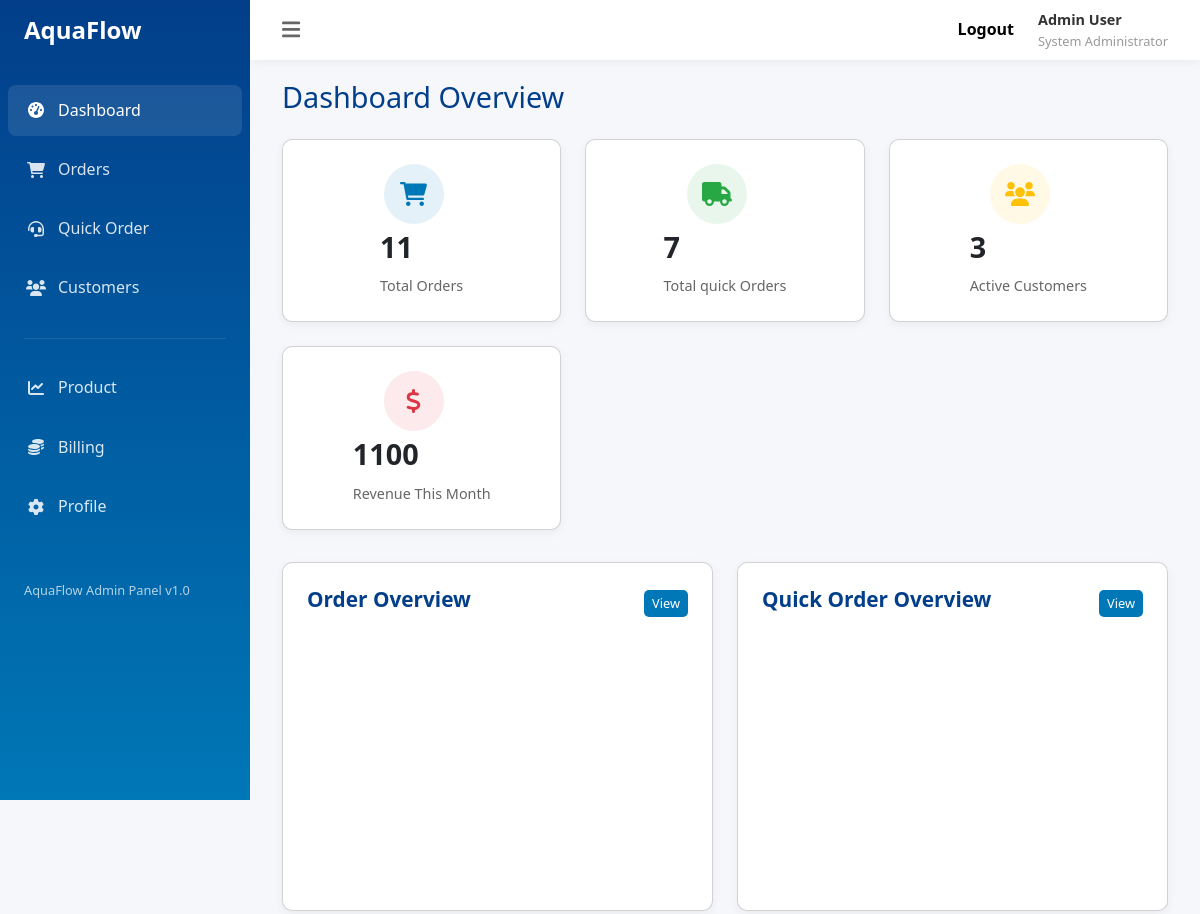
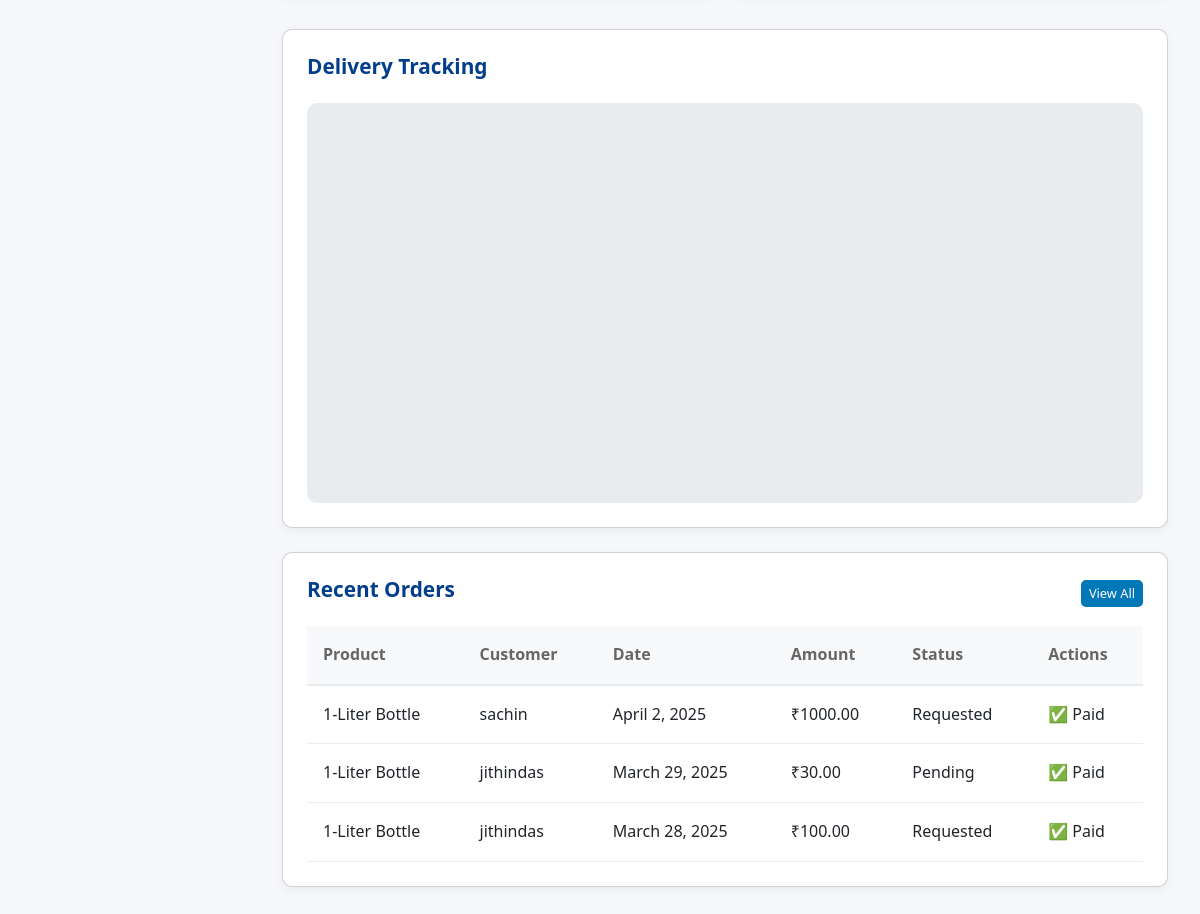
The page /admin on the database its author committed (2 pictures, top to bottom).
### app/models.py (models this page shows, shortened)
class Order(models.Model):
    STATUS_CHOICES = (
        ('Requested', 'Requested'),
        ('Pending', 'Pending'),
        ('Delivered', 'Delivered'),
        ('Cancelled', 'Cancelled'),
    )
    customer = models.ForeignKey(User, on_delete=models.CASCADE)
    product = models.ForeignKey(Product, on_delete=models.CASCADE)
    quantity = models.PositiveIntegerField()
    total_price = models.DecimalField(max_digits=10, decimal_places=2, blank=True, null=True)
    order_date = models.DateField()
    created_date=models.DateField(auto_now_add=True,null=True,blank=True)
    razorpay_order_id = models.CharField(max_length=100, blank=True, null=True)
    razorpay_payment_id = models.CharField(max_length=100, blank=True, null=True)
    razorpay_signature = models.CharField(max_length=100, blank=True, null=True)
    is_paid = models.BooleanField(default=False)
    status = models.CharField(
        max_length=20,
        choices=STATUS_CHOICES,
        default='Requested',
    )

class Product(models.Model):
    size = models.CharField(max_length=100)
    price = models.DecimalField(max_digits=10, decimal_places=2)
    description = models.TextField(null=True,blank=True)

### app/views.py (the view)
# urls.py: path('admin', Admin_View.as_view(),name='admin'),
class Admin_View(View):
    def get(self,request,*args,**kwargs):
        today = date.today()
        current_month = today.month
        current_year = today.year
        order_total = Order.objects.filter(
            is_paid=True,
            order_date__year=current_year,
            order_date__month=current_month
        ).aggregate(Sum('total_price'))['total_price__sum'] or 0
        quick_order_total = Quick_Order.objects.filter(
            is_paid=True,
            order_date__year=current_year,
            order_date__month=current_month
        ).aggregate(Sum('total_price'))['total_price__sum'] or 0
        total_amount = order_total + quick_order_total
        data = Order.objects.all().order_by('-id')[:3]
        all_orders=Order.objects.all().count()
        all_quick=Quick_Order.objects.all().count()
        user_count = User.objects.filter(is_superuser=False).count()
        return render(request,'admin.html',{'data':data,'all_orders':all_orders,'all_quick':all_quick,
                                            'user_count':user_count,'total_amount':total_amount})

### app/templates/admin.html (shortened to what this page needs)
<!DOCTYPE html>
<html lang="en">
<head>
    <link href="https://cdn.jsdelivr.net/npm/bootstrap@5.3.3/dist/css/bootstrap.min.css" rel="stylesheet">
    <link rel="stylesheet" href="https://cdn.jsdelivr.net/npm/bootstrap-icons@1.11.3/font/bootstrap-icons.min.css">
</head>
<body>
    <aside class="sidebar">
        <div class="sidebar-header">
            <a class="sidebar_a" href="{% url 'home' %}">
                <h1>AquaFlow</h1>
            </a>
        </div>
        <ul class="sidebar-menu">
            <li class="menu-item active">
                <a href="{% url 'admin' %}" class="menu-link">
                    <span class="menu-icon"><i class="fas fa-tachometer-alt"></i></span>
                    Dashboard
                </a>
            </li>
            <li class="menu-item">
                <a href="{% url 'admin_order' %}" class="menu-link">
                    <span class="menu-icon"><i class="fas fa-shopping-cart"></i></span>
                    Orders
                </a>
            </li>
            <li class="menu-item">
                <a href="{% url 'admin_quick_order' %}" class="menu-link">
                    <span class="menu-icon"><i class="fas fa-headset"></i></span>
                    Quick Order
                </a>
            </li>
            <li class="menu-item">
                <a href="{% url 'customers' %}" class="menu-link">
                    <span class="menu-icon"><i class="fas fa-users"></i></span>
                    Customers
                </a>
            </li>
            <div class="divider"></div>
            <li class="menu-item">
                <a href="{% url 'product_add' %}" class="menu-link">
                    <span class="menu-icon"><i class="fas fa-chart-line"></i></span>
                    Product
                </a>
            </li>
            <li class="menu-item">
                <a href="{% url 'all_payments' %}" class="menu-link">
                    <span class="menu-icon"><i class="fas fa-coins"></i></span>
                    Billing
                </a>
            </li>
            <li class="menu-item">
                {% if user.is_authenticated %}
                <a href="{% url 'profile' request.user.id%}" class="menu-link">
                    <span class="menu-icon"><i class="fas fa-cog"></i></span>
                    Profile
                </a>
                {% else %}
                <a href="{% url 'login' %}" class="menu-link">
                    <span class="menu-icon"><i class="fas fa-cog"></i></span>
                    Profile
                </a>
                {% endif %}
            </li>
        </ul>
        <div class="sidebar-footer">
            <p>AquaFlow Admin Panel v1.0</p>
        </div>
    </aside>
    <div class="main-content">
        <header class="header">
            <button class="toggle-sidebar">
                <i class="fas fa-bars"></i>
            </button>
            <div class="header-right">
                <div class="user-info">
                    <a class="me-4 user_a" href="{% url 'logout' %}"><b>Logout</b></a>
                </div>
                <div class="user-profile">
                    <div class="user-info">
                        <span class="user-name">Admin User</span>
                        <span class="user-role">System Administrator</span>
                    </div>
                </div>
            </div>
        </header>
        <main class="dashboard-content">
            {% block content %}
            <h1 class="page-title">Dashboard Overview</h1>
            <div class="dashboard-cards">
                <div class="card stat-card">
                    <div class="stat-icon blue">
                        <i class="fas fa-shopping-cart"></i>
                    </div>
                    <div class="stat-detail">
                        <div class="stat-value">{{all_orders}}</div>
                        <div class="stat-label">Total Orders</div>
                    </div>
                </div>
                <div class="card stat-card">
                    <div class="stat-icon green">
                        <i class="fas fa-truck"></i>
                    </div>
                    <div class="stat-detail">
                        <div class="stat-value">{{all_quick}}</div>
                        <div class="stat-label">Total quick Orders</div>
                    </div>
                </div>
                <div class="card stat-card">
                    <div class="stat-icon orange">
                        <i class="fas fa-users"></i>
                    </div>
                    <div class="stat-detail">
                        <div class="stat-value">{{user_count}}</div>
                        <div class="stat-label">Active Customers</div>
                    </div>
                </div>
                <div class="card stat-card">
                    <div class="stat-icon red">
                        <i class="fas fa-dollar-sign"></i>
                    </div>
                    <div class="stat-detail">
                        <div class="stat-value">{{total_amount}}</div>
                        <div class="stat-label">Revenue This Month</div>
                    </div>
                </div>
            </div>
            <div class="chart-grid">
                <div class="card chart-card">
                    <div class="section-header">
                        <h2 class="section-title">Order Overview</h2>
                        <div class="section-actions">
                            <a class="btn btn-primary btn-sm" href="{% url 'all_order_payment' %}">View</a>
                        </div>
                    </div>
                    <div class="chart-placeholder1">
                    </div>
                </div>
                <div class="card chart-card">
                    <div class="section-header">
                        <h2 class="section-title">Quick Order Overview</h2>
                        <div class="section-actions">
                            <a class="btn btn-primary btn-sm" href="{% url 'all_quick_payment' %}">View</a>
                        </div>
                    </div>
                    <div class="chart-placeholder2">
                    </div>
                </div>
            </div>
            <div class="card">
                <div class="section-header">
                    <h2 class="section-title">Delivery Tracking</h2>
                </div>
                <div class="map-container">
                    <iframe
                        id="googleMap"
                        width="100%"
                        height="100%"
                        style="border:0; border-radius: 8px;"
                        allowfullscreen
                        loading="lazy"
                        src="https://www.google.com/maps/embed?pb=!1m18!1m12!1m3!1d3927.5449247341165!2d76.35762447405662!3d10.015890972837682!2m3!1f0!2f0!3f0!3m2!1i1024!2i768!4f13.1!3m3!1m2!1s0x3b080d3881a8d21f%3A0xdee0b9c31b8fd58b!2sLuminar%20Technolab%20Pvt%20Ltd!5e0!3m2!1sen!2sin!4v1712049312345"
                    ></iframe>
                </div>
            </div>
            <div class="card" style="margin-top: 1.5rem;">
                <div class="section-header">
                    <h2 class="section-title">Recent Orders</h2>
                    <div class="section-actions">
                        <button class="btn btn-primary btn-sm">View All</button>
                    </div>
                </div>
                <div class="table-responsive">
                    <table>
                        <thead>
                            <tr>
                                <th>Product</th>
                                <th>Customer</th>
                                <th>Date</th>
                                <th>Amount</th>
                                <th>Status</th>
                                <th>Actions</th>
                            </tr>
                        </thead>
                        <tbody>
                            {% for order in data %}
                            <tr>
                                <td>{{ order.product.size }}</td>
                                <td>
                                    {{ order.customer }}
                                </td>
                                <td>{{ order.order_date }}</td>
                                <td>₹{{ order.total_price }}</td>
                                <td>{{ order.status }}</td>
                                <td>
                                    {% if order.is_paid %}✅ Paid{% else %}❌ Not Paid{% endif %}
                                </td>
                            </tr>
                            {% empty %}
        <tr>
            <td colspan="8">No orders found.</td>
        </tr>
        {% endfor %}
                        </tbody>
                    </table>
                </div>
            </div>
            {% endblock %}
        </main>
    </div>
</body>
</html>

### rows shown on the page
Order: product.size "1-Liter Bottle", customer "sachin", order_date "April 2, 2025", total_price "1000.00", status "Requested", is_paid "✅ Paid"
Order: product.size "1-Liter Bottle", customer "jithindas", order_date "March 29, 2025", total_price "30.00", status "Pending", is_paid "✅ Paid"
Order: product.size "1-Liter Bottle", customer "jithindas", order_date "March 28, 2025", total_price "100.00", status "Requested", is_paid "✅ Paid"

### other values the page prints
{{ all_orders }} "11"
{{ all_quick }} "7"
{{ user_count }} "3"
{{ total_amount }} "1100"
